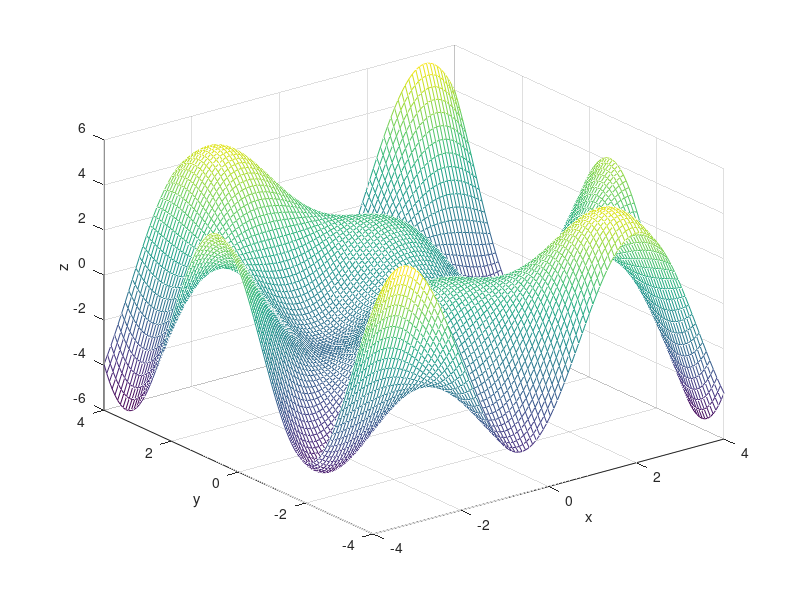
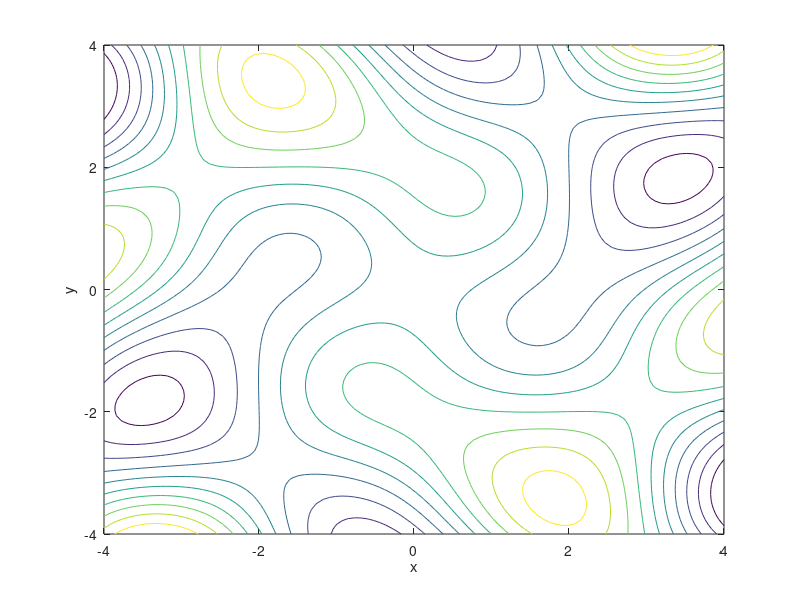

Write MATLAB code to recreate these figures, in order. (Note: this script raises an error after producing the figures.)
%% Plot figure %%
[X,Y] = meshgrid(linspace(-4, 4));
Z = Y .* sin(X + Y) - X .* sin(X - Y);
figure1 = figure('Name','Mesh Grid','NumberTitle','off');
mesh(X, Y, Z)
xlabel('x')
ylabel('y')
zlabel('z')
figure2 = figure('Name','Contour','NumberTitle','off');
contour(X, Y, Z)
xlabel('x')
ylabel('y')
%% solve f Gradaian %%
% x and y decelration %
syms x y
% write equations %
% df/dx
eq1 = y * cos(x + y) - sin(x - y) - x * cos(x - y);
% df/dy
eq2 = y * cos(x + y) + sin(x + y) + x * cos(x - y);
eq = [eq1, eq2];
ans_counter = 1;
sol_x = zeros(1);
sol_y = zeros(1);
for i = -3:3
    for j = -3:3
        [ans_x, ans_y] = vpasolve(eq, [x,y], [i; j]);
        if ans_counter > 1 && abs(sol_x(ans_counter-1) - ans_x) < 1e-1 && abs(sol_y(ans_counter-1) - ans_y) < 1e-1
            continue;
        end
        if ans_x > 4 || ans_x < -4 || ans_y > 4 || ans_y < -4
            continue;
        end
        sol_x(ans_counter) = ans_x;
        sol_y(ans_counter) = ans_y;
        ans_y * cos(ans_x - ans_y) - sin(ans_x - ans_y) - ans_x * cos(ans_x - ans_y);
        ans_y * cos(ans_x + ans_y) + sin(ans_x + ans_y) + ans_x * cos(ans_x - ans_y);
        ans_counter = ans_counter + 1;
    end
end
sol = [sol_x; sol_y];
all_sol = [-3.41877   -1.82764  
     -2.88904   1.84693  
     -2.02875   0.00000  
     -1.84693   -2.88904  
     -1.82764   3.41877  
     -1.75560   0.36547 
     -0.36547   -1.7556  
      0.00000   -2.02875  
      0.00000   0.00000  
      0.00000   2.02875  
      0.36547   1.7556  
      1.75560   -0.36547  
      1.82764   -3.41877  
      1.84693   2.88904  
      2.02875   0.00000  
      2.88904   -1.84693  
      3.41877   1.82764 ];
x = all_sol(:, 1);
y = all_sol(:, 2);
% Hessian %
% d^2f/dx^2
H1 = -y .* sin(x + y) - 2 * cos(x - y) + x .* cos(x -y);
% d^2f/dxdy
H2 = cos(x + y) - y .* sin(x + y) + cos(x - y) - x .* sin(x - y);
% d^2f/dydx
H3 = cos(x + y) - y .* sin(x + y) + cos(x - y) - x .* sin(x - y);
% d^2f/dy^2
H4 = x .* sin(x - y) + 2 * cos(x + y) - y .* sin(x + y);
H = [H1 H2;
     H3 H4];
H_ans = zeros(1, length(x));
for i = 1:length(x)
    h1 = -y(i) .* sin(x(i) + y(i)) - 2 * cos(x(i) - y(i)) + x(i) .* cos(x(i) -y(i));
    h2 = cos(x(i) + y(i)) - y(i) .* sin(x(i) + y(i)) + cos(x(i) - y(i)) - x(i) .* sin(x(i) - y(i));
    h3 = cos(x(i) + y(i)) - y(i) .* sin(x(i) + y(i)) + cos(x(i) - y(i)) - x(i) .* sin(x(i) - y(i));
    h4 = x(i) .* sin(x(i) - y(i)) + 2 * cos(x(i) + y(i)) - y(i) .* sin(x(i) + y(i));
    temp_H = [h1 h2;
              h3 h4];
    d = eig(temp_H);
    if all(d > 0)
        H_ans(i) = 1;
    elseif all(d < 0)
        H_ans(i) = -1;
    end
end
z = y .* sin(x + y) - x .* sin(x - y);
figure3 = figure('Name','Mesh Grid With Points','NumberTitle','off');
mesh(X, Y, Z)
xlabel('x')
ylabel('y')
zlabel('z')
hold;
for i = 1:length(x)
    plot3(x(i), y(i), z(i),'.r','markersize',10);
end
figure4 = figure('Name','Contour With Point','NumberTitle','off');
contour(X, Y, Z)
xlabel('x')
ylabel('y')
hold;
for i = 1:length(x)
    plot(x(i), y(i),'.r','markersize',10);
end
print(figure1, '3Dplot.png','-dpng','-r300');
print(figure2, 'Contour.png','-dpng','-r300');
print(figure3, '3DplotWithPoints.png','-dpng','-r300');
print(figure4, 'ContourWithPoints.png','-dpng','-r300');